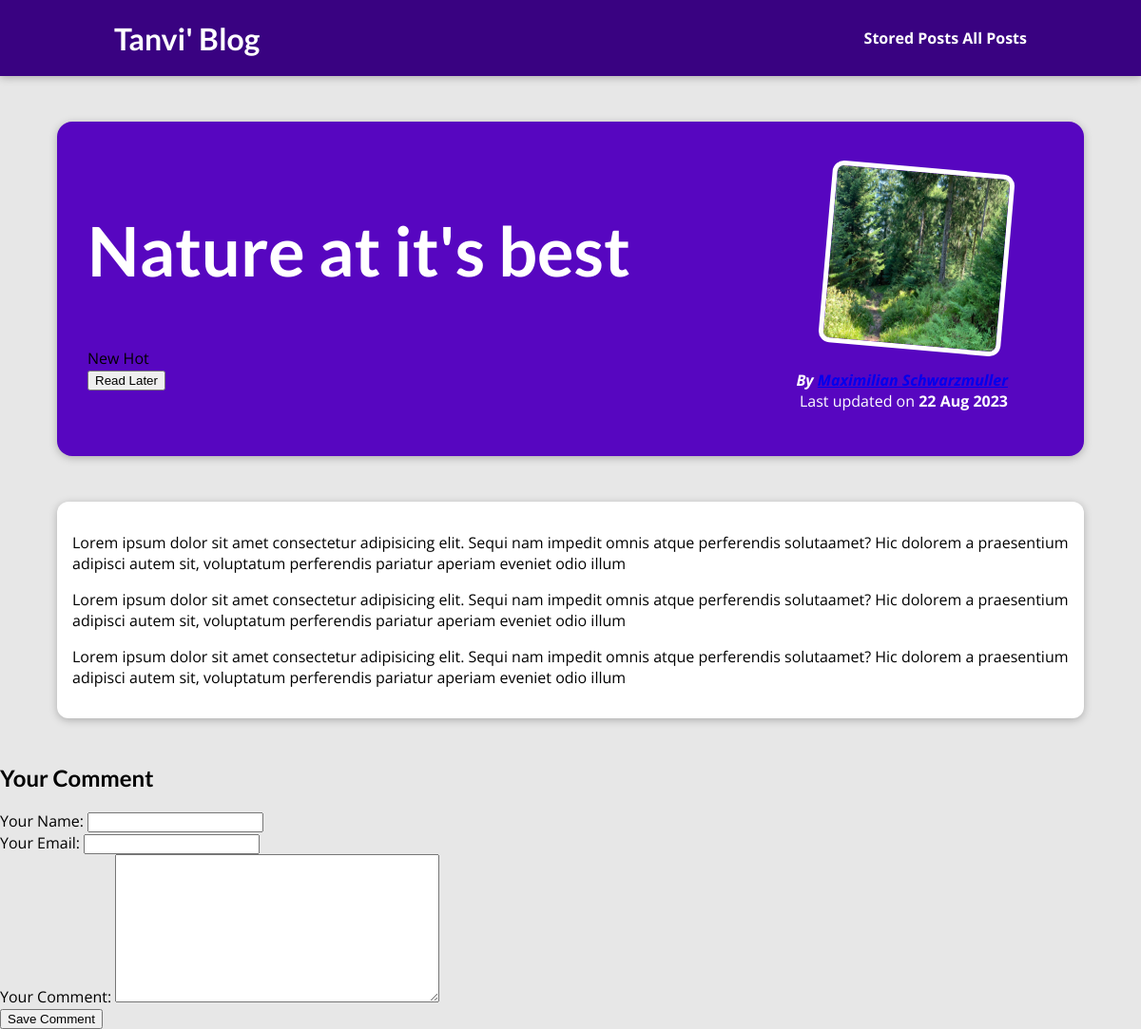
The page /posts/nature-at-its-best on the database its author committed.
### blog/models.py (models this page shows, shortened)
class Post(models.Model):
    title = models.CharField(max_length=150)
    excerpt = models.CharField(max_length=200)
    image = models.ImageField(upload_to="posts", null=True)
    date = models.DateField(auto_now=True)
    slug = models.SlugField(unique=True,db_index=True)
    content = models.TextField(validators=[MinLengthValidator(10)])
    author = models.ForeignKey(Author,on_delete=models.SET_NULL, null=True, related_name="posts")
    tags = models.ManyToManyField(Tag)

class Tag(models.Model):
    caption = models.CharField(max_length=20)

class Author(models.Model):
    first_name = models.CharField(max_length=100)
    last_name = models.CharField(max_length=100)
    email_address = models.EmailField()
    def full_name(self):
        return f"{self.first_name} {self.last_name}"
    def __str__(self):
        return self.full_name()

### blog/views.py (the view, shortened to what this page needs)
# urls.py: path("posts/<slug:slug>",views.SinglePostView.as_view(),
class SinglePostView(View):
    def is_stored_post(self, request, post_id):
        stored_posts = request.session.get("stored_posts")
        if stored_posts is not None:
            is_saved_for_later = post_id in stored_posts
        else:
            is_saved_for_later = False
        return is_saved_for_later
    def get(self, request, slug):
        post = Post.objects.get(slug=slug)
        context = {
            "post": post,
            "post_tags": post.tags.all(),
            "comment_form": CommentForm(),
            "comments": post.comments.all().order_by("-id"),
            "saved_for_later": self.is_stored_post(request, post.id)
        }
        return render(request, "blog/post-detail.html", context)

### blog/forms.py
class CommentForm(forms.ModelForm):
    class Meta:
        model = Comment
        exclude = ["post"]
        labels = {
            "user_name": "Your Name",
            "user_email": "Your Email",
            "text": "Your Comment"
        }

### blog/templates/blog/post-detail.html (shortened to what this page needs)
{% extends 'base.html' %}
{% load static %}
{% block css_files %}
  <link rel="stylesheet" href="{% static "blog/post-detail.css" %}"/>
{% endblock %}
{% block content %}
 <section id="summary">
    <h2>{{ post.title }}</h2>
    <div>
       {% for tag in post_tags  %}
         <span class="tag">{{ tag.caption }}</span>
       {% endfor %}
    </div>
    <div id="read-later">
      <form action="{% url "read-later" %}" method="POST">
      <button>
        {% if saved_for_later %}
           Remove from "Read Later"
        {% else %}
           Read Later
        {% endif %}
      </button>
      </form>
    </div>
    <article>
        <img src="{{ post.image.url }}" alt="Post Title" />
        <address>By <a href="mailto:{{ post.author.email_address }}">{{ post.author }}</a></address>
        <div>
            Last updated on <time>{{ post.date | date:"d M Y" }}</time>
        </div>
    </article>
 </section>
 <main>
    {{ post.content | linebreaks }}
 </main>
 <section id="comment-form">
  <h2>Your Comment</h2>
   <form action="{% url "post-detail-page" post.slug %}" method="POST">
       {% for form_field in comment_form  %}
       <div class="form-control {% if form_field.errors %}invalid{% endif %}">
          {{form_field.label_tag }}
          {{ form_field }}
       </div>
       {% endfor %}
       <button>Save Comment</button>
   </form>
  </section>
{% endblock %}

### static/app.css (style rules this page uses)
* { box-sizing: border-box; }
html { font-family: 'Open Sans', 'Lato', sans-serif; }
body { margin: 0; }
h1, h2, h3 { font-family: 'Lato', sans-serif; font-weight: bold; }

### blog/static/blog/post-detail.css (style rules this page uses)
body { background-color: #e7e7e7; }
#summary { margin: 8rem auto 3rem auto; padding: 2rem; width: 90%; max-width: 90rem; border-radius: 16px; background-color: #5706c0; position: relative; box-shadow: 0 2px 8px rgba(0, 0, 0, 0.25); height: 22rem; }
#summary h2 { color: white; font-size: 4.5rem; }
#summary article { position: absolute; top: 2rem; right: 3rem; padding: 1rem 2rem; border-radius: 12px; text-align: right; color: white; }
#summary article img { width: 12rem; height: 12rem; border-radius: 12px; transform: rotateZ(5deg); border: 5px solid white; margin-bottom: 1rem; }
#summary address { font-weight: bold; }
#summary time { font-weight: bold; }
main { width: 90%; max-width: 90rem; margin: 3rem auto; background-color: white; padding: 1rem; border-radius: 12px; box-shadow: 0 2px 8px rgba(0, 0, 0, 0.25); }

### rows shown on the page
Post: title "Nature at it's best", image (picture), author "Maximilian Schwarzmuller", date "22 Aug 2023", content "Lorem ipsum dolor sit amet consectetur adipisicing elit. Sequi nam impedit omnis atque perferendis solutaamet? Hic dolorem a praesentium adipisci autem sit, voluptatum perferendis pariatur aperiam eveniet odio illum Lorem ipsum dolor sit amet consectetur adipisicing elit. Sequi nam impedit omnis atque perferendis solutaamet? Hic dolorem a praesentium adipisci autem sit, voluptatum perferendis pariatur aperiam eveniet odio illum Lorem ipsum dolor sit amet consectetur adipisicing elit. Sequi nam impedit omnis atque perferendis solutaamet? Hic dolorem a praesentium adipisci autem sit, voluptatum perferendis pariatur aperiam eveniet odio illum"
Tag: caption "New"
Tag: caption "Hot"
